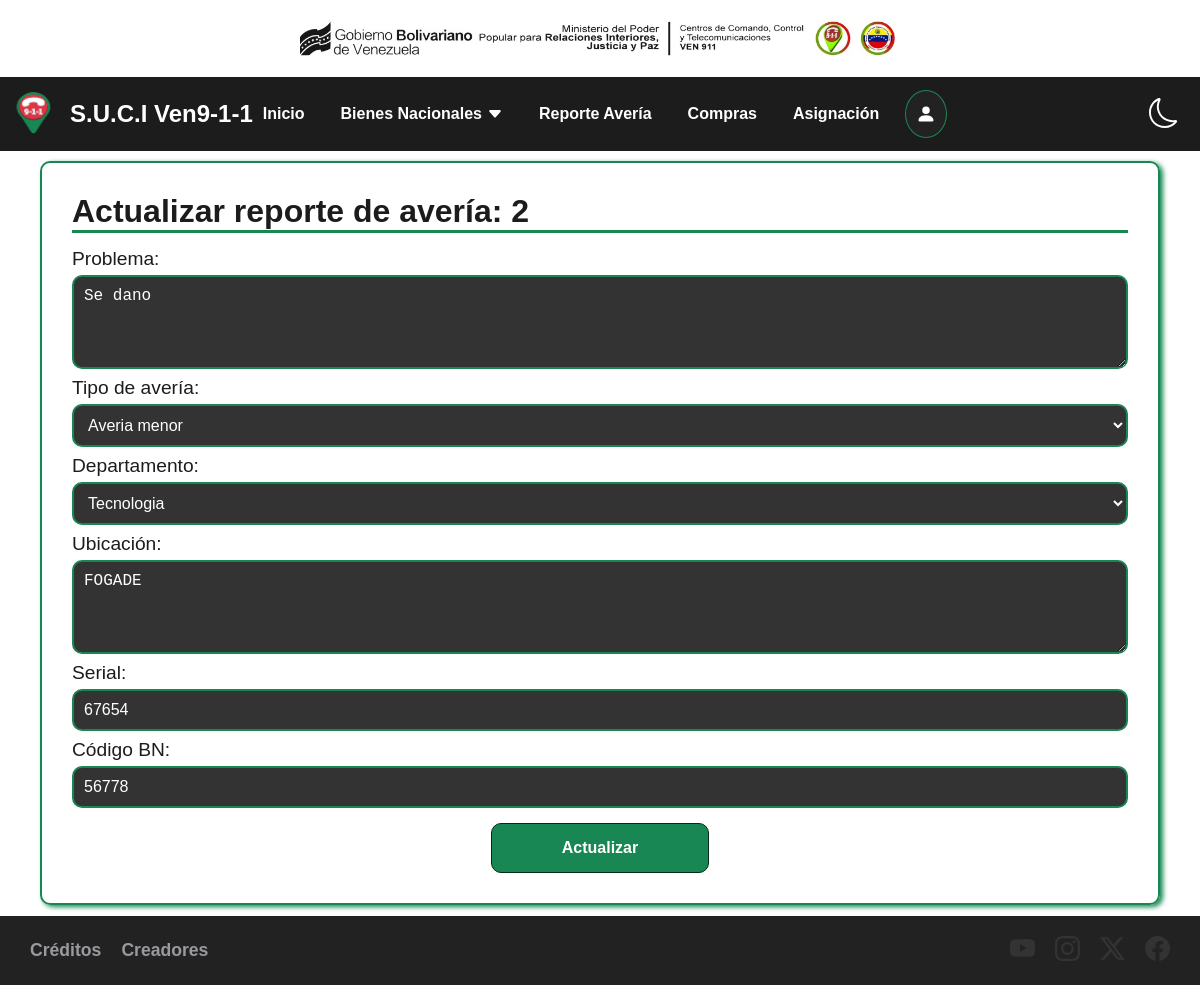
Page /bienes/averia/2/ on the committed database.
### administracion/models.py (models this page shows, shortened)
class Averia(models.Model):
    problema = models.TextField(max_length=255)
    tipo_averia = models.ForeignKey(TipoAveria, on_delete=models.CASCADE)
    departamento = models.ForeignKey(Departamento, on_delete=models.CASCADE)
    ubicacion = models.TextField(max_length=255)
    serial = models.CharField(max_length=255)
    codigo_bn = models.CharField(max_length=255)
    user = models.ForeignKey(User, on_delete=models.CASCADE)

### administracion/views.py (the view, shortened to what this page needs)
# urls.py: path('bienes/averia/<int:averia_id>/', views.update_averia, name='update_averia'),
def update_averia(request, averia_id):
    if request.method == 'GET':
        averia = get_object_or_404(Averia, pk=averia_id)
        form = AveriaForm(instance=averia)
        return render(request, 'averia/update_averia.html', {
            'averia': averia,
            'form': form
        })

### administracion/forms.py
class AveriaForm(forms.ModelForm):
    class Meta:
        model = Averia
        fields = ['problema', 'tipo_averia', 'departamento', 'ubicacion', 'serial', 'codigo_bn']
        labels = {
                    'problema': 'Problema',
                    'tipo_averia': 'Tipo de avería',
                    'departamento': 'Departamento',
                    'ubicacion': 'Ubicación',
                    'serial': 'Serial',
                    'codigo_bn': 'Código BN'
        }
        widgets = {}

### administracion/models.py (called while the page is built)
    def __str__(self):
        return self.nombre

    def __str__(self):
        return self.nombre

### administracion/templates/averia/update_averia.html (shortened to what this page needs)
{% extends 'base.html' %}
{% block content %}
    <main class="content-form">
        <div>
            <form method="POST">
                <h1>Actualizar reporte de avería: {{ averia.id }}</h1>
                <div class="form-control">
                    {{ form }}
                </div>
                <div class="div-button">
                    <button>
                        Actualizar
                    </button>
                </div>
            </form>
        </div>
    </main>
{% endblock %}

### administracion/static/css/main.css (style rules this page uses)
:root { --grid-unit: 1rem; --border-radius-base: 0.5rem; }
[data-theme="light"] { --color-bg: #ffffff; --color-fg: #1c1c1c; }
body { background-color: var(--color-bg); color: var(--color-fg); margin: 0; font-family: sans-serif; }

### rows in the picture
Averia: id "2", problema "Se dano", tipo_averia "Averia menor", departamento "Tecnologia", ubicacion "FOGADE", serial "67654", codigo_bn "56778"
